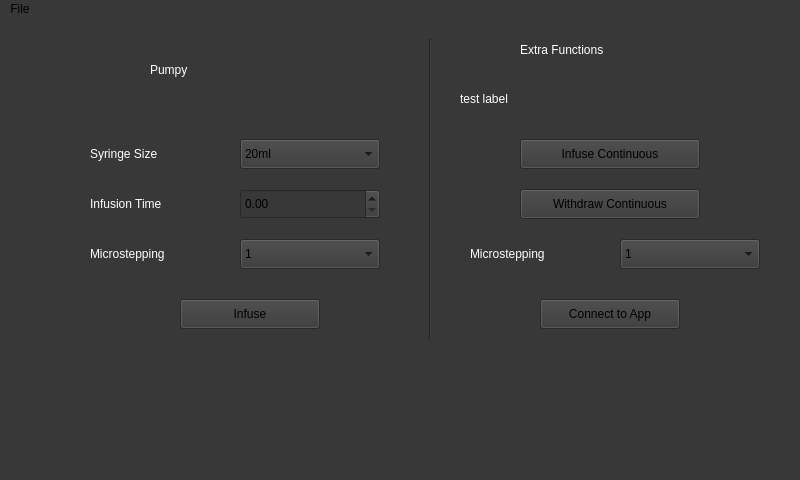
<?xml version="1.0" encoding="UTF-8"?>
<ui version="4.0">
 <class>Pumpy</class>
 <widget class="QMainWindow" name="Pumpy">
  <property name="geometry">
   <rect>
    <x>0</x>
    <y>0</y>
    <width>800</width>
    <height>480</height>
   </rect>
  </property>
  <property name="windowTitle">
   <string>Pumpy</string>
  </property>
  <property name="styleSheet">
   <string notr="true">background-color: rgb(56, 56, 56);
</string>
  </property>
  <widget class="QWidget" name="centralwidget">
   <property name="styleSheet">
    <string notr="true"/>
   </property>
   <widget class="QLabel" name="title_label">
    <property name="geometry">
     <rect>
      <x>150</x>
      <y>10</y>
      <width>200</width>
      <height>81</height>
     </rect>
    </property>
    <property name="sizePolicy">
     <sizepolicy hsizetype="MinimumExpanding" vsizetype="Preferred">
      <horstretch>0</horstretch>
      <verstretch>0</verstretch>
     </sizepolicy>
    </property>
    <property name="styleSheet">
     <string notr="true">font: 36pt &quot;Noto Sans&quot;;
color:white;</string>
    </property>
    <property name="text">
     <string>Pumpy</string>
    </property>
   </widget>
   <widget class="QLabel" name="size_label">
    <property name="geometry">
     <rect>
      <x>90</x>
      <y>120</y>
      <width>140</width>
      <height>30</height>
     </rect>
    </property>
    <property name="styleSheet">
     <string notr="true">color:white;</string>
    </property>
    <property name="text">
     <string>Syringe Size</string>
    </property>
   </widget>
   <widget class="QComboBox" name="size_choice">
    <property name="geometry">
     <rect>
      <x>240</x>
      <y>120</y>
      <width>140</width>
      <height>30</height>
     </rect>
    </property>
    <item>
     <property name="text">
      <string>20ml</string>
     </property>
    </item>
    <item>
     <property name="text">
      <string>60ml</string>
     </property>
    </item>
   </widget>
   <widget class="QLabel" name="time_label">
    <property name="geometry">
     <rect>
      <x>90</x>
      <y>170</y>
      <width>140</width>
      <height>30</height>
     </rect>
    </property>
    <property name="styleSheet">
     <string notr="true">color:white;</string>
    </property>
    <property name="text">
     <string>Infusion Time</string>
    </property>
   </widget>
   <widget class="QDoubleSpinBox" name="time_choice">
    <property name="geometry">
     <rect>
      <x>240</x>
      <y>170</y>
      <width>140</width>
      <height>30</height>
     </rect>
    </property>
   </widget>
   <widget class="QComboBox" name="ms_choice">
    <property name="geometry">
     <rect>
      <x>240</x>
      <y>220</y>
      <width>140</width>
      <height>30</height>
     </rect>
    </property>
    <item>
     <property name="text">
      <string>1</string>
     </property>
    </item>
    <item>
     <property name="text">
      <string>1/2</string>
     </property>
    </item>
    <item>
     <property name="text">
      <string>1/4</string>
     </property>
    </item>
    <item>
     <property name="text">
      <string>1/8</string>
     </property>
    </item>
    <item>
     <property name="text">
      <string>1/16</string>
     </property>
    </item>
   </widget>
   <widget class="QLabel" name="ms_label">
    <property name="geometry">
     <rect>
      <x>90</x>
      <y>220</y>
      <width>140</width>
      <height>30</height>
     </rect>
    </property>
    <property name="styleSheet">
     <string notr="true">color:white;</string>
    </property>
    <property name="text">
     <string>Microstepping</string>
    </property>
   </widget>
   <widget class="QPushButton" name="infuse_button">
    <property name="geometry">
     <rect>
      <x>180</x>
      <y>280</y>
      <width>140</width>
      <height>30</height>
     </rect>
    </property>
    <property name="text">
     <string>Infuse</string>
    </property>
   </widget>
   <widget class="QLabel" name="testing_label">
    <property name="geometry">
     <rect>
      <x>520</x>
      <y>10</y>
      <width>181</width>
      <height>41</height>
     </rect>
    </property>
    <property name="styleSheet">
     <string notr="true">font: 18pt &quot;Noto Sans&quot;;
color:white;</string>
    </property>
    <property name="text">
     <string>Extra Functions</string>
    </property>
   </widget>
   <widget class="QLabel" name="test_label">
    <property name="geometry">
     <rect>
      <x>460</x>
      <y>70</y>
      <width>301</width>
      <height>20</height>
     </rect>
    </property>
    <property name="styleSheet">
     <string notr="true">QLabel {
qproperty-alignment: AlignCenter;
color:white;
}</string>
    </property>
    <property name="text">
     <string>test label</string>
    </property>
   </widget>
   <widget class="QPushButton" name="infuse_cont">
    <property name="geometry">
     <rect>
      <x>520</x>
      <y>120</y>
      <width>180</width>
      <height>30</height>
     </rect>
    </property>
    <property name="text">
     <string>Infuse Continuous</string>
    </property>
   </widget>
   <widget class="QPushButton" name="withdraw_cont">
    <property name="geometry">
     <rect>
      <x>520</x>
      <y>170</y>
      <width>180</width>
      <height>30</height>
     </rect>
    </property>
    <property name="styleSheet">
     <string notr="true"/>
    </property>
    <property name="text">
     <string>Withdraw Continuous</string>
    </property>
   </widget>
   <widget class="Line" name="line">
    <property name="geometry">
     <rect>
      <x>420</x>
      <y>20</y>
      <width>20</width>
      <height>301</height>
     </rect>
    </property>
    <property name="styleSheet">
     <string notr="true">color:white;</string>
    </property>
    <property name="orientation">
     <enum>Qt::Vertical</enum>
    </property>
   </widget>
   <widget class="QComboBox" name="ms_choice_cont">
    <property name="geometry">
     <rect>
      <x>620</x>
      <y>220</y>
      <width>140</width>
      <height>30</height>
     </rect>
    </property>
    <item>
     <property name="text">
      <string>1</string>
     </property>
    </item>
    <item>
     <property name="text">
      <string>1/2</string>
     </property>
    </item>
    <item>
     <property name="text">
      <string>1/4</string>
     </property>
    </item>
    <item>
     <property name="text">
      <string>1/8</string>
     </property>
    </item>
    <item>
     <property name="text">
      <string>1/16</string>
     </property>
    </item>
   </widget>
   <widget class="QLabel" name="ms_label_cont">
    <property name="geometry">
     <rect>
      <x>470</x>
      <y>220</y>
      <width>140</width>
      <height>30</height>
     </rect>
    </property>
    <property name="styleSheet">
     <string notr="true">color:white;</string>
    </property>
    <property name="text">
     <string>Microstepping</string>
    </property>
   </widget>
   <widget class="QPushButton" name="connect_bt">
    <property name="geometry">
     <rect>
      <x>540</x>
      <y>280</y>
      <width>140</width>
      <height>30</height>
     </rect>
    </property>
    <property name="text">
     <string>Connect to App</string>
    </property>
   </widget>
  </widget>
  <widget class="QMenuBar" name="menubar">
   <property name="geometry">
    <rect>
     <x>0</x>
     <y>0</y>
     <width>800</width>
     <height>30</height>
    </rect>
   </property>
   <widget class="QMenu" name="menuFile">
    <property name="title">
     <string>File</string>
    </property>
    <addaction name="prev_operations"/>
    <addaction name="exit"/>
   </widget>
   <addaction name="menuFile"/>
  </widget>
  <widget class="QStatusBar" name="statusbar"/>
  <action name="prev_operations">
   <property name="text">
    <string>Previous Operations</string>
   </property>
  </action>
  <action name="exit">
   <property name="text">
    <string>Exit</string>
   </property>
  </action>
 </widget>
 <resources/>
 <connections/>
 <designerdata>
  <property name="gridDeltaX">
   <number>10</number>
  </property>
  <property name="gridDeltaY">
   <number>10</number>
  </property>
  <property name="gridSnapX">
   <bool>true</bool>
  </property>
  <property name="gridSnapY">
   <bool>true</bool>
  </property>
  <property name="gridVisible">
   <bool>true</bool>
  </property>
 </designerdata>
</ui>
